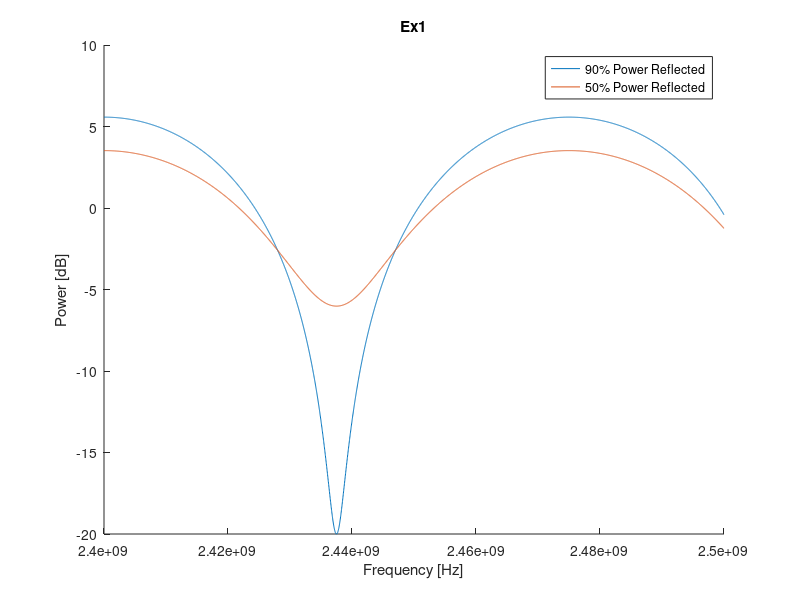
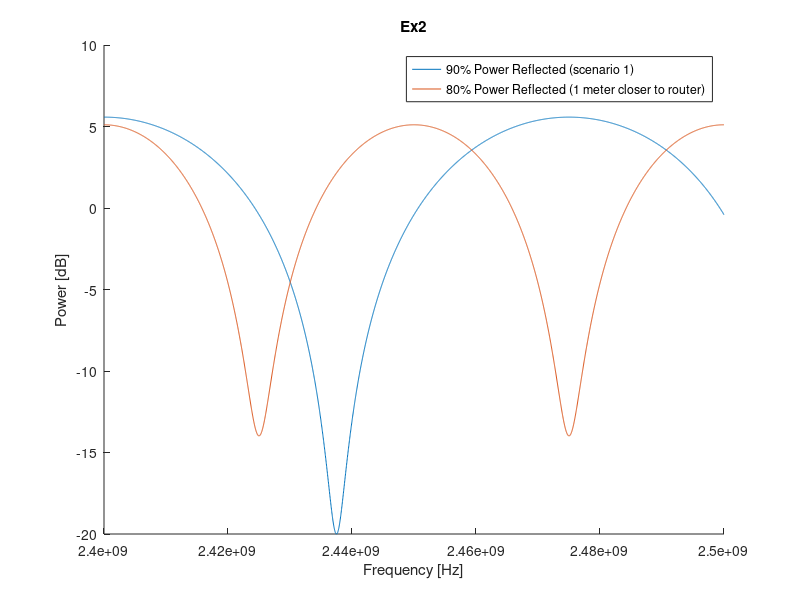
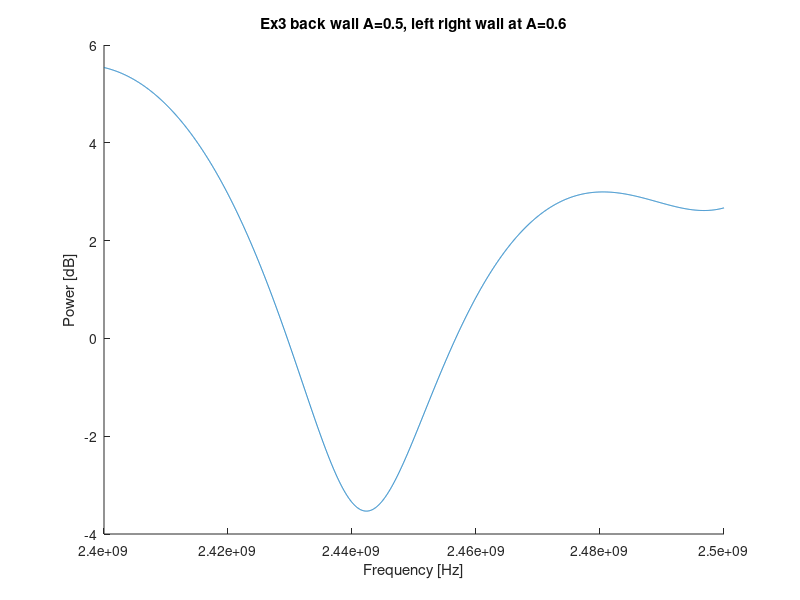
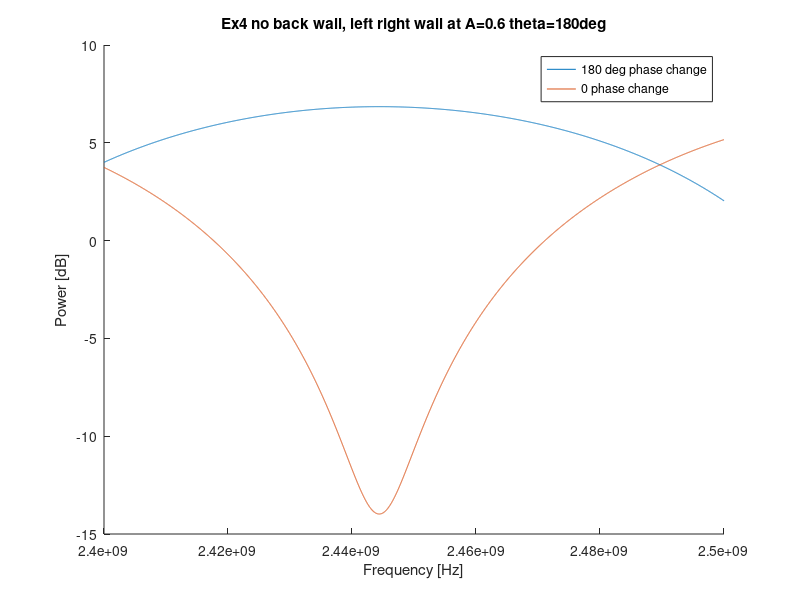

These charts were generated, in order, by the following MATLAB code:
%Tomasz Lejkowski
%Transfer function and impulse response of the radio chanel.
%01.06.2021 

clc; clear; close all;

%ex 1
A=0.9/1; %90% aplitude of reflected signal
A_half=0.5/1; %50% amp of reflected signal

v=3e8; %speed of EM wave

s2=8; % indirect (reflected) path distance
t2=s2/v; % time of reflected indirect path

s1=4; % direct path distance
t1=s1/v; % direct path time 

tau=t2-t1;
f=linspace(2.4*10^9,2.5*10^9,4000); % frequency axis 

H=1+A*exp(-j*2*pi*f*tau);%phase change =0 90% amplitude
H_half=1+A_half*exp(-j*2*pi*f*tau); %second equation with half amplitude 

P=20*log10(H); %convert to power 
P_half=20*log10(H_half);%convert to power 

figure(1);hold on; %draw
title('Ex1');
plot(f,P);
plot(f,P_half);
legend('90% Power Reflected','50% Power Reflected');
ylabel('Power [dB]');
xlabel('Frequency [Hz]');

%ex2
A=0.8/1; %new amplitude

s2=9; %diferent reflected path
t2=s2/v; %reflected timing

s1=3; %direct path
t1=s1/v; %direct timing

tau=t2-t1;
H_e2=1+A*exp(-j*2*pi*f*tau); %phase change =0 shared variables -> v , f
P_e2=20*log10(H_e2);

figure(2); hold on;
title('Ex2');
plot(f,P);
plot(f,P_e2);
legend('90% Power Reflected (scenario 1)','80% Power Reflected (1 meter closer to router)');
ylabel('Power [dB]');
xlabel('Frequency [Hz]');

%ex3
A_r = 0.5/1; %back wall amplitude
A_s = 0.6/1; %side wall amplitude    --------->   the same for left and right wall
A_d = 1; %direct amplitude

s_r = 8; %back wall reflection
s_s = 2*2*sqrt(2); % length of path reflected from the wall
s_d = 4; %direct path

t_r = s_r/v; %back wall timing
t_s = s_s/v; %side wall
t_d = s_d/v; %direct timing

tau_r = t_r-t_d;
tau_s = t_s-t_d;

H_e3 = 1+A_r*exp(-j*2*pi*f*tau_r)+2*A_s*exp(-j*2*pi*f*tau_s);
P_e3 = 20*log10(H_e3); %convert to power

figure(3); hold on;
title('Ex3 back wall A=0.5, left right wall at A=0.6');
plot(f,P_e3);
ylabel('Power [dB]');
xlabel('Frequency [Hz]');

%ex 4
A_s = 0.6/1; %side wall power    --------->   the same for left and right wall
A_d = 1; %direct

s_s = 2*2*sqrt(2); %side wall path
s_d = 4; %direct path

t_s = s_s/v; % time the same for left and right wall
t_d = s_d/v; % time for direct path

tau_s = t_s-t_d;

H = 1+2*A_s*exp(-j*2*pi*f*tau_s)*exp(j*pi); %180 deg phase change
H2 = 1+2*A_s*exp(-j*2*pi*f*tau_s)*exp(j*0); % 0 phase change
P = 20*log10(H);
P2 = 20*log10(H2);

figure(4); hold on;
title('Ex4 no back wall, left right wall at A=0.6 theta=180deg');
plot(f,P);
plot(f,P2);
legend('180 deg phase change','0 phase change');
ylabel('Power [dB]');
xlabel('Frequency [Hz]');

%ex 5
A_s = 0.6/1; %side wall amplitude
A_d = 1;

s_s = 2*2*sqrt(2); %side wall path
s_d = 4; %direct path
t_s=s_s/v; %the same for left and right wall
t_d=s_d/v;

tau_s=t_s-t_d;

f=linspace(1.4*10^9,3.4*10^9,800);
df=2500000;
dt= 1/df;
t=linspace(0,dt,800); %axis for time

H=1+A_s*exp(-j*2*pi*f*tau_s)*exp(j*pi)+A_s*exp(-j*2*pi*f*tau_s)*exp(j*pi)+A_r*exp(-j*2*pi*f*tau_r);
Inv_f=abs(ifft(H));
%P = 20*log10(Inv_f);
figure(5); hold on;
title('Ex5 impulse response');
plot(t,Inv_f);
ylabel('Power [dB]');
xlabel('Frequency [Hz]');
